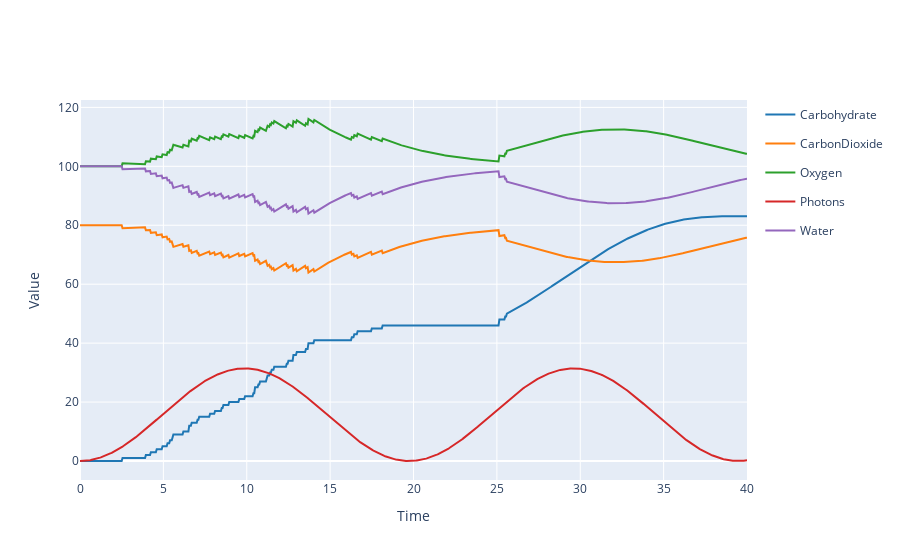

Notebook cell for this chart:
### Markdown cell above
***
# Visualizations
***

### Code cell
results.plotplotly()

### Figure 1 — Plotly figure (JSON) as saved in the notebook; plotly's stock layout.template omitted (floating-point values rounded to 4 significant figures; data arrays with more than 128 entries replaced by an {"elided": "..."} marker saying what was removed)
{"data": [{"legendgroup": "Carbohydrate", "line": {"color": "#1f77b4"}, "mode": "lines", "name": "Carbohydrate", "type": "scatter", "x": {"elided": "801 float values"}, "y": {"elided": "801 float values"}}, {"legendgroup": "CarbonDioxide", "line": {"color": "#ff7f0e"}, "mode": "lines", "name": "CarbonDioxide", "type": "scatter", "x": {"elided": "801 float values"}, "y": {"elided": "801 float values"}}, {"legendgroup": "Oxygen", "line": {"color": "#2ca02c"}, "mode": "lines", "name": "Oxygen", "type": "scatter", "x": {"elided": "801 float values"}, "y": {"elided": "801 float values"}}, {"legendgroup": "Photons", "line": {"color": "#d62728"}, "mode": "lines", "name": "Photons", "type": "scatter", "x": {"elided": "801 float values"}, "y": {"elided": "801 float values"}}, {"legendgroup": "Water", "line": {"color": "#9467bd"}, "mode": "lines", "name": "Water", "type": "scatter", "x": {"elided": "801 float values"}, "y": {"elided": "801 float values"}}], "layout": {"showlegend": true, "title": {"text": ""}, "xaxis": {"title": {"text": "Time"}}, "yaxis": {"title": {"text": "Value"}}}}
